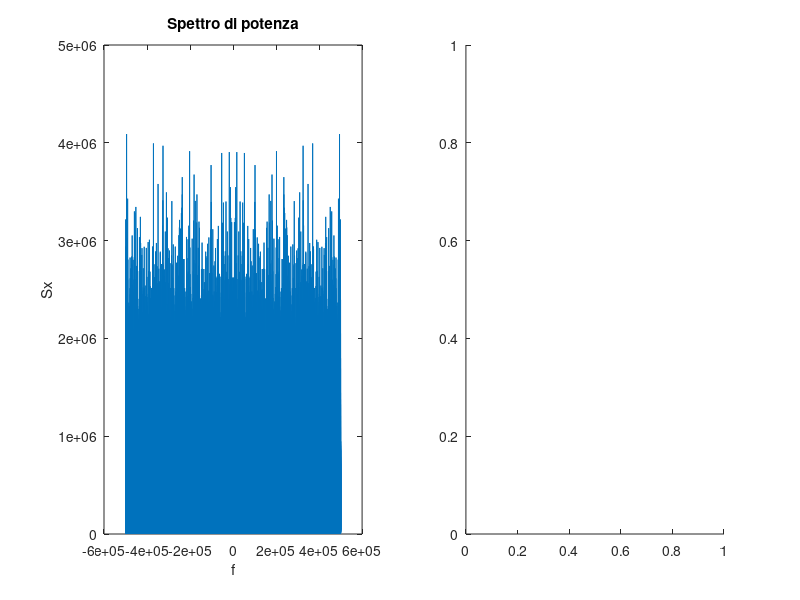

This chart was generated by the following MATLAB code: (Note: this script raises an error after producing the figure.)
clear all
close all

%% Definizione segnale tramite rand

V = 1; % Ampiezza massima del segnale (da -V a +V)
fc = 10e5; % Frequenza di campionamento (scelta arbitraria)
Tc = 1/fc; % Tempo di campionamento
samples = 1e6; % Numero di campioni del segnale (arbitrario)
t = (0:1:samples-1)*Tc; % Valori asse dei tempi dei campioni del segnale

sig = rand(1,samples); % Generazione del segnale
sig = (sig-0.5)*2*V; % Normalizzazione del segnale (media nulla e varianza pari a V)

%% Calcolo e plot spettro di potenza

psd = abs(fft(sig)).^2;
f = linspace(-fc/2, +fc/2, samples); % Valori trasformata asse delle frequenze

figure(1)

subplot(1,2,1)
grid on
plot(f, fftshift(psd))
xlabel('f')
ylabel('Sx')
title('Spettro di potenza')

%% Plot densità di probabilità

subplot(1,2,2)
histogram(sig, 30)
title('Densità di probabilità')

%% Calcolo delle SNR

nbit = [4 6 8];
peA = logspace(-9,-1, 1e3);
peB = logspace(-9, -1, 9);

figure (2)

for i = 1:length(nbit)
    
    % Definizione partizioni quantizzazione
    M = 2^nbit(i); % Numero intervalli di quantizzazione
    DV = 2*V/M; % Passo di quantizzazione
    partition = -V+DV:DV:V-DV; % Partizione asse delle ampiezze
    codebook = -V+DV/2:DV:V-DV/2; % Valori quantizzati
    
    % Quantizzazione
    [index, quants] = quantiz(sig,partition,codebook);
    
    % Calcolo SNR
    SNRt = M^2./(1+4*(M^2-1)*peA); % SNR teorica
    SNR = fullSNR(sig, index, codebook, peB); % SNR segnale
    
    subplot(3,1,i)
    line = ['SNR (', num2str(nbit(i)), ' bit)'];
    semilogx(peA, 10*log10(SNRt));
    hold on
    grid on
    semilogx(peB, SNR, 'o');
    title(line);
    legend('SNR teorica', 'SNR segnale');
    xlabel('P_e')
    
end

%% Funzioni di utilità

function SNR=fullSNR(sig, index, codebook, pe) % funzione per il calcolo di SNR su tutte le probabilità

SNR = zeros(1, length(pe));
indata = de2bi(index); % Codifica

for i = 1:length(pe)
    outdata = bsc(indata, pe(i)); % Simulazione trasmissione
    outidx = bi2de(outdata);
    vout = codebook(outidx+1);
    e = sig - vout; % Segnale d'errore/rumore
    SNR(i) = snr(sig, e);
end

end
